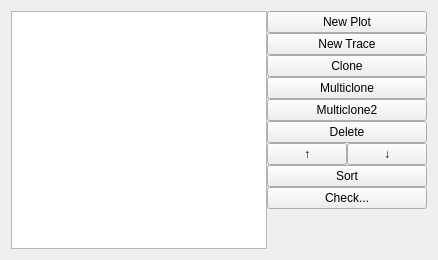
          <widget class="QWidget" name="layoutWidget">
           <layout class="QGridLayout" name="layoutLeftPlotConfig">
            <property name="spacing">
             <number>0</number>
            </property>
            <item row="0" column="1">
             <layout class="QGridLayout" name="layoutPlotConfigButtons">
              <property name="spacing">
               <number>0</number>
              </property>
              <item row="4" column="0" colspan="2">
               <widget class="QPushButton" name="btnMulticlone2">
                <property name="text">
                 <string>Multiclone2</string>
                </property>
               </widget>
              </item>
              <item row="3" column="0" colspan="2">
               <widget class="QPushButton" name="btnMulticlone">
                <property name="toolTip">
                 <string>&lt;html&gt;&lt;head/&gt;&lt;body&gt;&lt;p&gt;Create multiple copies of the current entry, by replacing a variable.&lt;/p&gt;&lt;p&gt;This only operates on traces.&lt;/p&gt;&lt;/body&gt;&lt;/html&gt;</string>
                </property>
                <property name="text">
                 <string>Multiclone</string>
                </property>
               </widget>
              </item>
              <item row="5" column="0" colspan="2">
               <widget class="QPushButton" name="btnDelete">
                <property name="toolTip">
                 <string>Deleted the selected trace or plot</string>
                </property>
                <property name="text">
                 <string>Delete</string>
                </property>
               </widget>
              </item>
              <item row="8" column="0" colspan="2">
               <widget class="QPushButton" name="btnSortTraces">
                <property name="toolTip">
                 <string>&lt;html&gt;&lt;head/&gt;&lt;body&gt;&lt;p&gt;Sorts the traces of the selected plot by title&lt;/p&gt;&lt;/body&gt;&lt;/html&gt;</string>
                </property>
                <property name="text">
                 <string>Sort</string>
                </property>
               </widget>
              </item>
              <item row="2" column="0" colspan="2">
               <widget class="QPushButton" name="btnClone">
                <property name="toolTip">
                 <string>Clone the selected trace or plot</string>
                </property>
                <property name="text">
                 <string>Clone</string>
                </property>
               </widget>
              </item>
              <item row="6" column="0">
               <widget class="QPushButton" name="btnMoveUp">
                <property name="toolTip">
                 <string>Move the selected trace or plot up</string>
                </property>
                <property name="text">
                 <string>↑</string>
                </property>
               </widget>
              </item>
              <item row="0" column="0" colspan="2">
               <widget class="QPushButton" name="btnNewPlot">
                <property name="text">
                 <string>New Plot</string>
                </property>
               </widget>
              </item>
              <item row="6" column="1">
               <widget class="QPushButton" name="btnMoveDown">
                <property name="toolTip">
                 <string>Move the selected trace or plot down</string>
                </property>
                <property name="text">
                 <string>↓</string>
                </property>
               </widget>
              </item>
              <item row="10" column="0">
               <layout class="QHBoxLayout" name="horizontalLayout">
                <property name="spacing">
                 <number>0</number>
                </property>
               </layout>
              </item>
              <item row="1" column="0" colspan="2">
               <widget class="QPushButton" name="btnNewTrace">
                <property name="text">
                 <string>New Trace</string>
                </property>
               </widget>
              </item>
              <item row="9" column="0" colspan="2">
               <widget class="QPushButton" name="btnCheck">
                <property name="text">
                 <string>Check...</string>
                </property>
               </widget>
              </item>
             </layout>
            </item>
            <item row="0" column="0" rowspan="2">
             <widget class="QTreeWidget" name="tree">
              <property name="editTriggers">
               <set>QAbstractItemView::NoEditTriggers</set>
              </property>
              <property name="selectionMode">
               <enum>QAbstractItemView::ExtendedSelection</enum>
              </property>
              <attribute name="headerVisible">
               <bool>false</bool>
              </attribute>
              <column>
               <property name="text">
                <string notr="true">1</string>
               </property>
              </column>
             </widget>
            </item>
            <item row="1" column="1">
             <spacer name="verticalSpacer">
              <property name="orientation">
               <enum>Qt::Vertical</enum>
              </property>
              <property name="sizeHint" stdset="0">
               <size>
                <width>20</width>
                <height>40</height>
               </size>
              </property>
             </spacer>
            </item>
           </layout>
          </widget>
